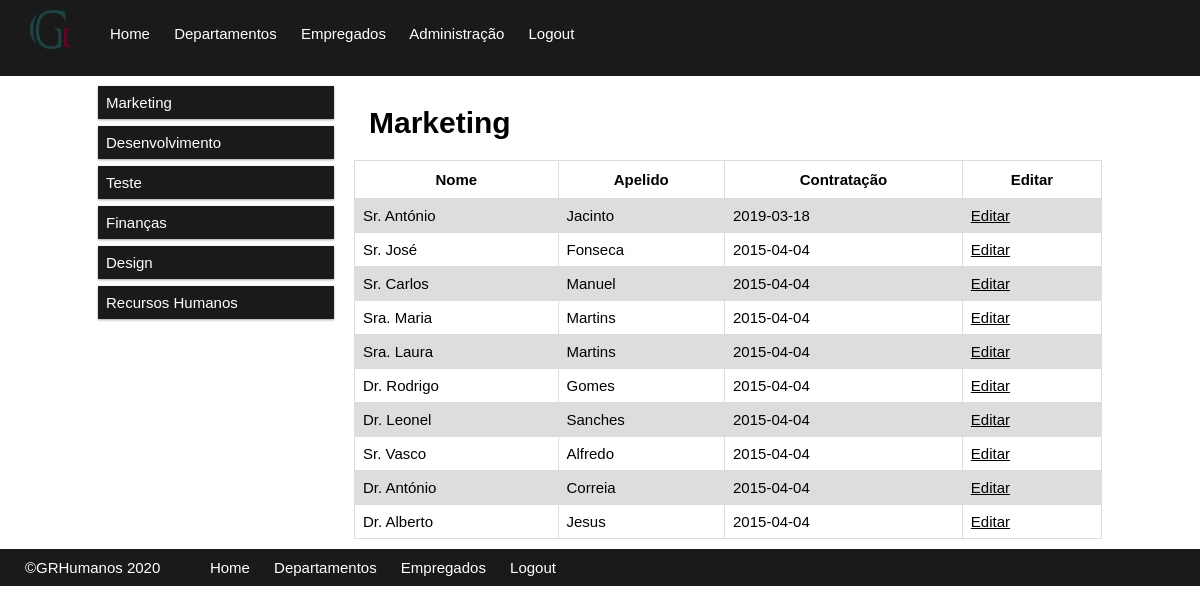
The app's page /sistema/departamento.php?id=1 (signed in) with its own data.
### tables this page shows
CREATE TABLE departamentos (
    id_departamento INT(4) AUTO_INCREMENT NOT NULL,
    departamento VARCHAR(40) NOT NULL,
    imagem varchar(40) UNIQUE,
    PRIMARY KEY (id_departamento),
    UNIQUE KEY (departamento)
)
DEFAULT CHARACTER SET = utf8;

CREATE TABLE empregados (
    id_empregado INT AUTO_INCREMENT NOT NULL,
    data_nascimento DATE,
    nome VARCHAR(20) NOT NULL,
    apelido VARCHAR(20) NOT NULL,
    genero ENUM('M','F') NOT NULL,    
    data_contratacao DATE NOT NULL,
    titulo varchar(15),
    formacao VARCHAR(30),
    PRIMARY KEY (id_empregado)
)
DEFAULT CHARACTER SET = utf8;

### sistema/departamento.php (the view, shortened to what this page needs)
<?php
include 'header.php';
$idDepartamento=$_GET["id"];
?>
<div class="inner">
<div class="row">
    <div class="col-3 menu">
        <ul>
        <?php
        include '../php/connect_db.php';
        $sql='SELECT id_departamento, departamento, imagem FROM departamentos';
        $resultado = $bd->query($sql);
        while($linha = $resultado->fetch_assoc()) {
            echo '<li><a href="departamento.php?id='.$linha["id_departamento"].'">'.$linha["departamento"].'</a></li>';
        };
        ?>
        </ul>
    </div>
    <div class="col-9">
        <?php
        include '../php/connect_db.php';
        $sql="SELECT * FROM departamentos WHERE id_departamento LIKE '".$idDepartamento."';";
        $resultado=$bd->query($sql);
        $linha = $resultado->fetch_assoc();
        ?>
        <h1 style="padding-left: 15px"><?php echo $linha["departamento"] ?></h1>
        <table>
            <tr>
                <th>Nome</th>
                <th>Apelido</th>
                <th>Contratação</th>
                <?php
                if($_SESSION["acesso"]==1)
                    echo'<th>Editar</th>';
                ?>
            </tr>
            <?php
            include '../php/connect_db.php';
            $sql="SELECT empregados.id_empregado, empregados.nome as nome, empregados.apelido as apelido, empregados.titulo as titulo, data_contratacao as contratacao
            FROM departamento_empregado
            INNER JOIN empregados ON departamento_empregado.id_empregado = empregados.id_empregado
            INNER JOIN departamentos ON departamento_empregado.id_departamento = departamentos.id_departamento
            WHERE departamento_empregado.id_departamento = ".$idDepartamento;
            $resultado=$bd->query($sql);
            while($linha = $resultado->fetch_assoc()){
                echo '
                    <tr>
                        <td>'.$linha["titulo"].' '.$linha["nome"].'</td>
                        <td>'.$linha["apelido"].'</td>
                        <td>'.$linha["contratacao"].'</td>';
                if($_SESSION['acesso']==1)
                echo '<td><a href="empregado.php?id='.$linha["id_empregado"].'" style="color: black">Editar</a>';
                echo '</tr>';
            }
            ?>
        </table>
    </div>
</div>
        </div>
<?php
include 'footer.php';
?>

### sistema/styleSheet.css (style rules this page uses)
* { box-sizing: border-box; }
.row::after { content: ""; clear: both; display: table; }
[class*="col-"] { float: left; padding: 10px; width: 100%; }
.inner { width: 100%; max-width: 1024px; margin: 0 auto; }
@media only screen and (min-width: 600px) { .col-3 { width: 25%; } }
@media only screen and (min-width: 600px) { .col-9 { width: 75%; } }
body { margin: 0px; font-family: 'Source Sans Pro', sans-serif; font-size: 15px; }
header a, footer a, li a { text-decoration: none; color: white; margin-right: 20px; }
.menu ul { list-style-type: none; margin: 0; padding: 0; }
.menu li { padding: 8px; margin-bottom: 7px; background-color: #1a1a1a; color: #ffffff; box-shadow: 0 1px 3px rgba(0,0,0,0.12), 0 1px 2px rgba(0,0,0,0.24); }
table { width: 100%; border-collapse: collapse; }
td { border: 1px solid #dddddd; text-align: left; padding: 8px; }
th { border: 1px solid #dddddd; padding: 10px; }
tr:nth-child(even) { background-color: #dddddd; }

### records on screen
departamentos: departamento "Marketing"
departamentos: departamento "Desenvolvimento"
departamentos: departamento "Teste"
departamentos: departamento "Finanças"
departamentos: departamento "Design"
departamentos: departamento "Recursos Humanos"
empregados: titulo "Sr.", nome "António", apelido "Jacinto", data_contratacao "2019-03-18"
empregados: titulo "Sr.", nome "José", apelido "Fonseca", data_contratacao "2015-04-04"
empregados: titulo "Sr.", nome "Carlos", apelido "Manuel", data_contratacao "2015-04-04"
empregados: titulo "Sra.", nome "Maria", apelido "Martins", data_contratacao "2015-04-04"
empregados: titulo "Sra.", nome "Laura", apelido "Martins", data_contratacao "2015-04-04"
empregados: titulo "Dr.", nome "Rodrigo", apelido "Gomes", data_contratacao "2015-04-04"
empregados: titulo "Dr.", nome "Leonel", apelido "Sanches", data_contratacao "2015-04-04"
empregados: titulo "Sr.", nome "Vasco", apelido "Alfredo", data_contratacao "2015-04-04"
empregados: titulo "Dr.", nome "António", apelido "Correia", data_contratacao "2015-04-04"
empregados: titulo "Dr.", nome "Alberto", apelido "Jesus", data_contratacao "2015-04-04"
